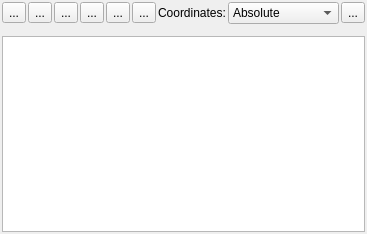
<?xml version="1.0" encoding="UTF-8"?>
<ui version="4.0">
 <class>LC_QuickInfoWidget</class>
 <widget class="QWidget" name="LC_QuickInfoWidget">
  <property name="geometry">
   <rect>
    <x>0</x>
    <y>0</y>
    <width>367</width>
    <height>234</height>
   </rect>
  </property>
  <property name="sizePolicy">
   <sizepolicy hsizetype="Expanding" vsizetype="Expanding">
    <horstretch>0</horstretch>
    <verstretch>0</verstretch>
   </sizepolicy>
  </property>
  <property name="minimumSize">
   <size>
    <width>0</width>
    <height>0</height>
   </size>
  </property>
  <property name="font">
   <font>
    <family>MS Shell Dlg 2</family>
   </font>
  </property>
  <property name="windowTitle">
   <string>Form</string>
  </property>
  <layout class="QGridLayout" name="gridLayout">
   <property name="leftMargin">
    <number>2</number>
   </property>
   <property name="topMargin">
    <number>2</number>
   </property>
   <property name="rightMargin">
    <number>2</number>
   </property>
   <property name="bottomMargin">
    <number>2</number>
   </property>
   <item row="0" column="0">
    <layout class="QVBoxLayout" name="verticalLayout_2">
     <item>
      <layout class="QHBoxLayout" name="horizontalLayout">
       <property name="spacing">
        <number>2</number>
       </property>
       <item>
        <layout class="QHBoxLayout" name="layToFlexible">
         <item>
          <widget class="QToolButton" name="tbSelectEntity">
           <property name="toolTip">
            <string>Select entity for properties</string>
           </property>
           <property name="text">
            <string>...</string>
           </property>
           <property name="icon">
            <iconset resource="../../../../res/icons/icons.qrc">
             <normaloff>:/icons/entity_properties_select.lci</normaloff>:/icons/entity_properties_select.lci</iconset>
           </property>
          </widget>
         </item>
         <item>
          <widget class="QToolButton" name="tbFind">
           <property name="toolTip">
            <string>Select current entity in drawing</string>
           </property>
           <property name="text">
            <string>...</string>
           </property>
           <property name="icon">
            <iconset resource="../../../../res/icons/icons.qrc">
             <normaloff>:/icons/select_entity.lci</normaloff>:/icons/select_entity.lci</iconset>
           </property>
          </widget>
         </item>
         <item>
          <widget class="QToolButton" name="tbEditProperties">
           <property name="toolTip">
            <string>Properties Edit</string>
           </property>
           <property name="text">
            <string>...</string>
           </property>
           <property name="icon">
            <iconset resource="../../../../res/icons/icons.qrc">
             <normaloff>:/icons/properties.lci</normaloff>:/icons/properties.lci</iconset>
           </property>
          </widget>
         </item>
         <item>
          <widget class="QToolButton" name="tbCopy">
           <property name="toolTip">
            <string>Copy to Clipboard</string>
           </property>
           <property name="statusTip">
            <string/>
           </property>
           <property name="text">
            <string>...</string>
           </property>
           <property name="icon">
            <iconset resource="../../../../res/icons/icons.qrc">
             <normaloff>:/icons/copy.lci</normaloff>:/icons/copy.lci</iconset>
           </property>
          </widget>
         </item>
         <item>
          <widget class="QToolButton" name="tbClear">
           <property name="toolTip">
            <string>Clear</string>
           </property>
           <property name="text">
            <string>...</string>
           </property>
           <property name="icon">
            <iconset resource="../../../../res/icons/icons.qrc">
             <normaloff>:/icons/edit_clear.lci</normaloff>:/icons/edit_clear.lci</iconset>
           </property>
          </widget>
         </item>
         <item>
          <widget class="QToolButton" name="tbCollectCoords">
           <property name="toolTip">
            <string>Collect Coordinates</string>
           </property>
           <property name="statusTip">
            <string/>
           </property>
           <property name="text">
            <string>...</string>
           </property>
           <property name="icon">
            <iconset resource="../../../../res/icons/icons.qrc">
             <normaloff>:/icons/pick_coordinates.lci</normaloff>:/icons/pick_coordinates.lci</iconset>
           </property>
          </widget>
         </item>
         <item>
          <widget class="QLabel" name="lblCoordinatesMode">
           <property name="text">
            <string>Coordinates:</string>
           </property>
          </widget>
         </item>
         <item>
          <widget class="QComboBox" name="cbPointsCoordinatesMode">
           <property name="sizePolicy">
            <sizepolicy hsizetype="Preferred" vsizetype="Fixed">
             <horstretch>1</horstretch>
             <verstretch>0</verstretch>
            </sizepolicy>
           </property>
           <property name="minimumSize">
            <size>
             <width>80</width>
             <height>0</height>
            </size>
           </property>
           <property name="toolTip">
            <string>Mode to display collected coordinates</string>
           </property>
           <item>
            <property name="text">
             <string>Absolute</string>
            </property>
           </item>
           <item>
            <property name="text">
             <string>Relative</string>
            </property>
           </item>
           <item>
            <property name="text">
             <string>Delta to First</string>
            </property>
           </item>
           <item>
            <property name="text">
             <string>Delta to Previous</string>
            </property>
           </item>
          </widget>
         </item>
        </layout>
       </item>
       <item>
        <layout class="QHBoxLayout" name="horizontalLayout_2">
         <property name="spacing">
          <number>2</number>
         </property>
         <property name="topMargin">
          <number>0</number>
         </property>
         <item>
          <spacer name="horizontalSpacer">
           <property name="orientation">
            <enum>Qt::Horizontal</enum>
           </property>
           <property name="sizeHint" stdset="0">
            <size>
             <width>0</width>
             <height>20</height>
            </size>
           </property>
          </spacer>
         </item>
         <item>
          <widget class="QToolButton" name="tbSettings">
           <property name="toolTip">
            <string>Settings</string>
           </property>
           <property name="text">
            <string>...</string>
           </property>
           <property name="icon">
            <iconset resource="../../../../res/icons/icons.qrc">
             <normaloff>:/icons/settings.lci</normaloff>:/icons/settings.lci</iconset>
           </property>
          </widget>
         </item>
        </layout>
       </item>
      </layout>
     </item>
     <item>
      <widget class="LC_PlainTextEdit" name="pteInfo" native="true">
       <property name="readOnly" stdset="0">
        <bool>true</bool>
       </property>
       <property name="markdown" stdset="0">
        <string/>
       </property>
       <property name="html" stdset="0">
        <string>&lt;!DOCTYPE HTML PUBLIC &quot;-//W3C//DTD HTML 4.0//EN&quot; &quot;http://www.w3.org/TR/REC-html40/strict.dtd&quot;&gt;
&lt;html&gt;&lt;head&gt;&lt;meta name=&quot;qrichtext&quot; content=&quot;1&quot; /&gt;&lt;style type=&quot;text/css&quot;&gt;
p, li { white-space: pre-wrap; }
&lt;/style&gt;&lt;/head&gt;&lt;body style=&quot; font-family:'MS Shell Dlg 2'; font-size:8pt; font-weight:400; font-style:normal;&quot;&gt;
&lt;p style=&quot;-qt-paragraph-type:empty; margin-top:0px; margin-bottom:0px; margin-left:0px; margin-right:0px; -qt-block-indent:0; text-indent:0px;&quot;&gt;&lt;br /&gt;&lt;/p&gt;&lt;/body&gt;&lt;/html&gt;</string>
       </property>
      </widget>
     </item>
    </layout>
   </item>
   <item row="1" column="0">
    <widget class="QPlainTextEdit" name="pteInfo1">
     <property name="readOnly">
      <bool>true</bool>
     </property>
    </widget>
   </item>
  </layout>
 </widget>
 <customwidgets>
  <customwidget>
   <class>LC_PlainTextEdit</class>
   <extends>QWidget</extends>
   <header>lc_plaintextedit.h</header>
  </customwidget>
 </customwidgets>
 <resources>
  <include location="../../../../res/icons/icons.qrc"/>
  <include location="../../../../res/icons/icons.qrc"/>
 </resources>
 <connections/>
</ui>
